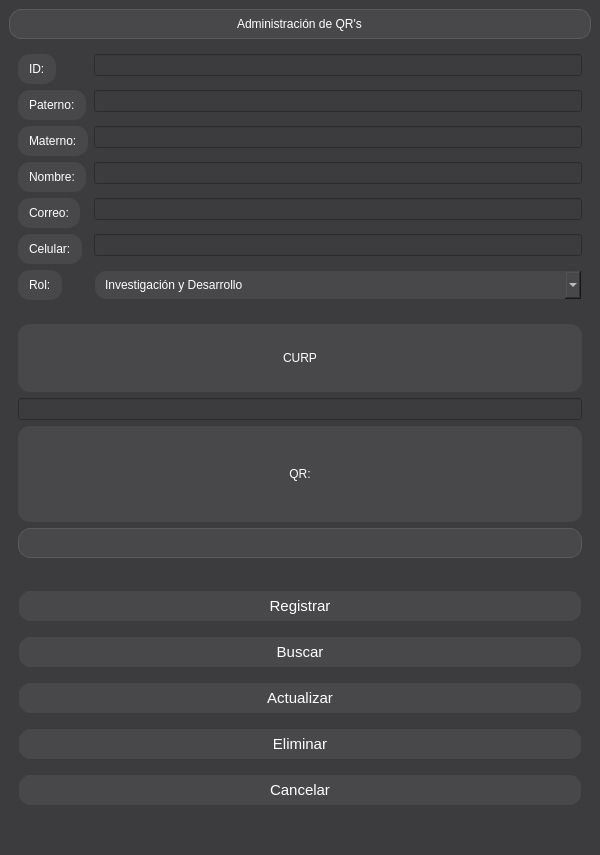
<?xml version="1.0" encoding="UTF-8"?>
<ui version="4.0">
 <class>MainWindow</class>
 <widget class="QMainWindow" name="MainWindow">
  <property name="geometry">
   <rect>
    <x>0</x>
    <y>0</y>
    <width>600</width>
    <height>855</height>
   </rect>
  </property>
  <property name="minimumSize">
   <size>
    <width>600</width>
    <height>0</height>
   </size>
  </property>
  <property name="windowTitle">
   <string>MainWindow</string>
  </property>
  <property name="windowIcon">
   <iconset>
    <normaloff>../../../Volumes/ADATA HD720/Mis_Codigos_Python/LogoEmpleados.png</normaloff>../../../Volumes/ADATA HD720/Mis_Codigos_Python/LogoEmpleados.png</iconset>
  </property>
  <property name="styleSheet">
   <string notr="true">background-color: #3C3C3E;
    </string>
  </property>
  <widget class="QWidget" name="centralwidget">
   <layout class="QVBoxLayout" name="verticalLayout_2">
    <item>
     <widget class="QLineEdit" name="txtTitulo">
      <property name="enabled">
       <bool>false</bool>
      </property>
      <property name="styleSheet">
       <string notr="true">QLineEdit {
    background-color: #48484A;   
    color: #FFFFFF;              
    border: 1px solid #5A5A5C;  
    border-radius: 12px;          
    padding: 6px 10px;           
}
QLineEdit:hover {
    border: 1px solid #0A84FF;  
    background-color: #5A5A5C;  
}
</string>
      </property>
      <property name="text">
       <string>Administración de QR's</string>
      </property>
      <property name="alignment">
       <set>Qt::AlignCenter</set>
      </property>
     </widget>
    </item>
    <item>
     <widget class="QWidget" name="widget" native="true">
      <layout class="QHBoxLayout" name="horizontalLayout_2">
       <item>
        <layout class="QHBoxLayout" name="horizontalLayout">
         <item>
          <layout class="QFormLayout" name="formLayout">
           <item row="0" column="0">
            <widget class="QLabel" name="lbID">
             <property name="font">
              <font>
               <pointsize>-1</pointsize>
               <weight>50</weight>
               <bold>false</bold>
              </font>
             </property>
             <property name="styleSheet">
              <string notr="true">QLabel {
    background-color: #48484A;   /* gris oscuro estilo macOS */
    color: #FFFFFF;              /* texto blanco para buen contraste */
    font-weight: 400;
    font-size: 12px;
    border: none; 
    border-radius: 12px;
    padding: 8px;
}
</string>
             </property>
             <property name="text">
              <string>ID:</string>
             </property>
            </widget>
           </item>
           <item row="0" column="1">
            <widget class="QLineEdit" name="txtID">
             <property name="styleSheet">
              <string notr="true">QLineEdit {
    background-color: #48484A;   
    color: #FFFFFF;              
    border: 1px solid #5A5A5C;  
    border-radius: 12px;          
    padding: 6px 10px;           
}
QLineEdit:hover {
    border: 1px solid #0A84FF;  
    background-color: #5A5A5C;  
}
&quot;&quot;&quot;


</string>
             </property>
             <property name="maxLength">
              <number>4</number>
             </property>
            </widget>
           </item>
           <item row="1" column="0">
            <widget class="QLabel" name="lbPaterno">
             <property name="font">
              <font>
               <pointsize>-1</pointsize>
               <weight>50</weight>
               <bold>false</bold>
              </font>
             </property>
             <property name="styleSheet">
              <string notr="true">QLabel {
    background-color: #48484A;   /* gris oscuro estilo macOS */
    color: #FFFFFF;              /* texto blanco para buen contraste */
    font-weight: 400;
    font-size: 12px;
    border: none; 
    border-radius: 12px;
    padding: 8px;
}</string>
             </property>
             <property name="text">
              <string>Paterno:</string>
             </property>
            </widget>
           </item>
           <item row="1" column="1">
            <widget class="QLineEdit" name="txtPaterno">
             <property name="styleSheet">
              <string notr="true">QLineEdit {
    background-color: #48484A;   
    color: #FFFFFF;              
    border: 1px solid #5A5A5C;  
    border-radius: 12px;          
    padding: 6px 10px;           
}
QLineEdit:hover {
    border: 1px solid #0A84FF;  
    background-color: #5A5A5C;  
}
&quot;&quot;&quot;

</string>
             </property>
            </widget>
           </item>
           <item row="2" column="0">
            <widget class="QLabel" name="lbMaterno">
             <property name="font">
              <font>
               <pointsize>-1</pointsize>
               <weight>50</weight>
               <bold>false</bold>
              </font>
             </property>
             <property name="styleSheet">
              <string notr="true">QLabel {
    background-color: #48484A;   /* gris oscuro estilo macOS */
    color: #FFFFFF;              /* texto blanco para buen contraste */
    font-weight: 400;
    font-size: 12px;
    border: none; 
    border-radius: 12px;
    padding: 8px;
}</string>
             </property>
             <property name="text">
              <string>Materno:</string>
             </property>
            </widget>
           </item>
           <item row="2" column="1">
            <widget class="QLineEdit" name="txtMaterno">
             <property name="styleSheet">
              <string notr="true">QLineEdit {
    background-color: #48484A;   
    color: #FFFFFF;              
    border: 1px solid #5A5A5C;  
    border-radius: 12px;          
    padding: 6px 10px;           
}
QLineEdit:hover {
    border: 1px solid #0A84FF;  
    background-color: #5A5A5C;  
}
&quot;&quot;&quot;

</string>
             </property>
            </widget>
           </item>
           <item row="3" column="0">
            <widget class="QLabel" name="lbNombre">
             <property name="font">
              <font>
               <pointsize>-1</pointsize>
               <weight>50</weight>
               <bold>false</bold>
              </font>
             </property>
             <property name="styleSheet">
              <string notr="true">QLabel {
    background-color: #48484A;   /* gris oscuro estilo macOS */
    color: #FFFFFF;              /* texto blanco para buen contraste */
    font-weight: 400;
    font-size: 12px;
    border: none; 
    border-radius: 12px;
    padding: 8px;
}</string>
             </property>
             <property name="text">
              <string>Nombre:</string>
             </property>
            </widget>
           </item>
           <item row="3" column="1">
            <widget class="QLineEdit" name="txtNombre">
             <property name="styleSheet">
              <string notr="true">QLineEdit {
    background-color: #48484A;   
    color: #FFFFFF;              
    border: 1px solid #5A5A5C;  
    border-radius: 12px;          
    padding: 6px 10px;           
}
QLineEdit:hover {
    border: 1px solid #0A84FF;  
    background-color: #5A5A5C;  
}
&quot;&quot;&quot;

</string>
             </property>
            </widget>
           </item>
           <item row="4" column="0">
            <widget class="QLabel" name="lbCorreo">
             <property name="font">
              <font>
               <pointsize>-1</pointsize>
               <weight>50</weight>
               <bold>false</bold>
              </font>
             </property>
             <property name="styleSheet">
              <string notr="true">QLabel {
    background-color: #48484A;   /* gris oscuro estilo macOS */
    color: #FFFFFF;              /* texto blanco para buen contraste */
    font-weight: 400;
    font-size: 12px;
    border: none; 
    border-radius: 12px;
    padding: 8px;
}</string>
             </property>
             <property name="text">
              <string>Correo:</string>
             </property>
            </widget>
           </item>
           <item row="4" column="1">
            <widget class="QLineEdit" name="txtCorreo">
             <property name="enabled">
              <bool>false</bool>
             </property>
             <property name="styleSheet">
              <string notr="true">QLineEdit {
    background-color: #48484A;   
    color: #FFFFFF;              
    border: 1px solid #5A5A5C;  
    border-radius: 12px;          
    padding: 6px 10px;           
}
QLineEdit:hover {
    border: 1px solid #0A84FF;  
    background-color: #5A5A5C;  
}
&quot;&quot;&quot;

</string>
             </property>
             <property name="maxLength">
              <number>50</number>
             </property>
            </widget>
           </item>
           <item row="6" column="0">
            <widget class="QLabel" name="lbRol">
             <property name="font">
              <font>
               <pointsize>-1</pointsize>
               <weight>50</weight>
               <bold>false</bold>
              </font>
             </property>
             <property name="styleSheet">
              <string notr="true">QLabel {
    background-color: #48484A;   /* gris oscuro estilo macOS */
    color: #FFFFFF;              /* texto blanco para buen contraste */
    font-weight: 400;
    font-size: 12px;
    border: none; 
    border-radius: 12px;
    padding: 8px;
}</string>
             </property>
             <property name="text">
              <string>Rol:</string>
             </property>
            </widget>
           </item>
           <item row="6" column="1">
            <widget class="QComboBox" name="cbRol">
             <property name="styleSheet">
              <string notr="true">QComboBox {
    background-color: #48484A;  /* gris oscuro estilo macOS */
    color: #FFFFFF;              /* texto blanco para contraste */
    border: 1px solid #3A3A3C;  
    border-radius: 12px;          
    padding: 6px 10px;           
}

QComboBox:hover {
    border: 1px solid #0A84FF;  
    background-color: #5C5C5E;  /* ligeramente más claro al pasar el mouse */
}
</string>
             </property>
             <item>
              <property name="text">
               <string>Investigación y Desarrollo</string>
              </property>
             </item>
             <item>
              <property name="text">
               <string>Marketing / Ventas</string>
              </property>
             </item>
             <item>
              <property name="text">
               <string>Recursos Humanos (RR.HH)</string>
              </property>
             </item>
             <item>
              <property name="text">
               <string>Finanzas / Contabilidad</string>
              </property>
             </item>
             <item>
              <property name="text">
               <string>Operativo / Técnico</string>
              </property>
             </item>
             <item>
              <property name="text">
               <string>Administrativo</string>
              </property>
             </item>
             <item>
              <property name="text">
               <string>Directivo / Ejecutivo</string>
              </property>
             </item>
            </widget>
           </item>
           <item row="5" column="1">
            <widget class="QLineEdit" name="txtCelular">
             <property name="styleSheet">
              <string notr="true">QLineEdit {
    background-color: #48484A;   
    color: #FFFFFF;              
    border: 1px solid #5A5A5C;  
    border-radius: 12px;          
    padding: 6px 10px;           
}
QLineEdit:hover {
    border: 1px solid #0A84FF;  
    background-color: #5A5A5C;  
}
&quot;&quot;&quot;

</string>
             </property>
            </widget>
           </item>
           <item row="5" column="0">
            <widget class="QLabel" name="lbCelular">
             <property name="styleSheet">
              <string notr="true">QLabel {
    background-color: #48484A;   /* gris oscuro estilo macOS */
    color: #FFFFFF;              /* texto blanco para buen contraste */
    font-weight: 400;
    font-size: 12px;
    border: none; 
    border-radius: 12px;
    padding: 8px;
}</string>
             </property>
             <property name="text">
              <string>Celular:</string>
             </property>
            </widget>
           </item>
          </layout>
         </item>
        </layout>
       </item>
      </layout>
     </widget>
    </item>
    <item>
     <widget class="QWidget" name="widget_2" native="true">
      <layout class="QVBoxLayout" name="verticalLayout_4">
       <item>
        <layout class="QVBoxLayout" name="verticalLayout_3">
         <item>
          <widget class="QLabel" name="lbCurp">
           <property name="styleSheet">
            <string notr="true">QLabel {
    background-color: #48484A;   /* gris oscuro estilo macOS */
    color: #FFFFFF;              /* texto blanco para buen contraste */
    font-weight: 400;
    font-size: 12px;
    border: none; 
    border-radius: 12px;
    padding: 8px;
}
</string>
           </property>
           <property name="text">
            <string>CURP</string>
           </property>
           <property name="alignment">
            <set>Qt::AlignCenter</set>
           </property>
          </widget>
         </item>
         <item>
          <widget class="QLineEdit" name="txtCURP">
           <property name="styleSheet">
            <string notr="true">QLineEdit {
    background-color: #48484A;   
    color: #FFFFFF;              
    border: 1px solid #5A5A5C;  
    border-radius: 12px;          
    padding: 6px 10px;           
}
QLineEdit:hover {
    border: 1px solid #0A84FF;  
    background-color: #5A5A5C;  
}
&quot;&quot;&quot;


</string>
           </property>
          </widget>
         </item>
        </layout>
       </item>
       <item>
        <widget class="QLabel" name="lbQR">
         <property name="styleSheet">
          <string notr="true">QLabel {
    background-color: #48484A;   /* gris oscuro estilo macOS */
    color: #FFFFFF;              /* texto blanco para buen contraste */
    font-weight: 400;
    font-size: 12px;
    border: none; 
    border-radius: 12px;
    padding: 8px;
}</string>
         </property>
         <property name="text">
          <string>QR:</string>
         </property>
         <property name="alignment">
          <set>Qt::AlignCenter</set>
         </property>
        </widget>
       </item>
       <item>
        <widget class="QLineEdit" name="txtQR">
         <property name="styleSheet">
          <string notr="true">QLineEdit {
    background-color: #48484A;   
    color: #FFFFFF;              
    border: 1px solid #5A5A5C;  
    border-radius: 12px;          
    padding: 6px 10px;           
}
QLineEdit:hover {
    border: 1px solid #0A84FF;  
    background-color: #5A5A5C;  
}
</string>
         </property>
        </widget>
       </item>
      </layout>
     </widget>
    </item>
    <item>
     <widget class="QWidget" name="widget_3" native="true">
      <layout class="QHBoxLayout" name="horizontalLayout_6">
       <item>
        <layout class="QVBoxLayout" name="verticalLayout">
         <item>
          <widget class="QPushButton" name="btnRegistrar">
           <property name="styleSheet">
            <string notr="true">QPushButton {
    background-color: #48484A;  /* gris oscuro estilo macOS */
    color: #FFFFFF;              /* texto blanco */
    font-size: 15px;
    font-weight: 400;
    border: 1px solid #3A3A3C;
    border-radius: 12px;
    padding: 6px 12px;           /* un poco de padding para botones pequeños */
}

QPushButton:hover {
    border: 1px solid #0A84FF;  
    background-color: #5C5C5E;   /* gris un poco más claro al pasar mouse */
}

QPushButton:pressed {
    background-color: #3A3A3C;   /* gris más oscuro al presionar */
}</string>
           </property>
           <property name="text">
            <string>Registrar</string>
           </property>
          </widget>
         </item>
         <item>
          <widget class="QPushButton" name="btnBuscar">
           <property name="styleSheet">
            <string notr="true">QPushButton {
    background-color: #48484A;  /* gris oscuro estilo macOS */
    color: #FFFFFF;              /* texto blanco */
    font-size: 15px;
    font-weight: 400;
    border: 1px solid #3A3A3C;
    border-radius: 12px;
    padding: 6px 12px;           /* un poco de padding para botones pequeños */
}

QPushButton:hover {
    border: 1px solid #0A84FF;  
    background-color: #5C5C5E;   /* gris un poco más claro al pasar mouse */
}

QPushButton:pressed {
    background-color: #3A3A3C;   /* gris más oscuro al presionar */
}</string>
           </property>
           <property name="text">
            <string>Buscar</string>
           </property>
          </widget>
         </item>
         <item>
          <widget class="QPushButton" name="btnActualizar">
           <property name="styleSheet">
            <string notr="true">QPushButton {
    background-color: #48484A;  /* gris oscuro estilo macOS */
    color: #FFFFFF;              /* texto blanco */
    font-size: 15px;
    font-weight: 400;
    border: 1px solid #3A3A3C;
    border-radius: 12px;
    padding: 6px 12px;           /* un poco de padding para botones pequeños */
}

QPushButton:hover {
    border: 1px solid #0A84FF;  
    background-color: #5C5C5E;   /* gris un poco más claro al pasar mouse */
}

QPushButton:pressed {
    background-color: #3A3A3C;   /* gris más oscuro al presionar */
}</string>
           </property>
           <property name="text">
            <string>Actualizar</string>
           </property>
          </widget>
         </item>
         <item>
          <widget class="QPushButton" name="btnEliminar">
           <property name="styleSheet">
            <string notr="true">QPushButton {
    background-color: #48484A;  /* gris oscuro estilo macOS */
    color: #FFFFFF;              /* texto blanco */
    font-size: 15px;
    font-weight: 400;
    border: 1px solid #3A3A3C;
    border-radius: 12px;
    padding: 6px 12px;           /* un poco de padding para botones pequeños */
}

QPushButton:hover {
    border: 1px solid #0A84FF;  
    background-color: #5C5C5E;   /* gris un poco más claro al pasar mouse */
}

QPushButton:pressed {
    background-color: #3A3A3C;   /* gris más oscuro al presionar */
}</string>
           </property>
           <property name="text">
            <string>Eliminar</string>
           </property>
          </widget>
         </item>
         <item>
          <widget class="QPushButton" name="btnCancelar">
           <property name="styleSheet">
            <string notr="true">QPushButton {
    background-color: #48484A;  /* gris oscuro estilo macOS */
    color: #FFFFFF;              /* texto blanco */
    font-size: 15px;
    font-weight: 400;
    border: 1px solid #3A3A3C;
    border-radius: 12px;
    padding: 6px 12px;           /* un poco de padding para botones pequeños */
}

QPushButton:hover {
    border: 1px solid #0A84FF;  
    background-color: #5C5C5E;   /* gris un poco más claro al pasar mouse */
}

QPushButton:pressed {
    background-color: #3A3A3C;   /* gris más oscuro al presionar */
}</string>
           </property>
           <property name="text">
            <string>Cancelar</string>
           </property>
          </widget>
         </item>
        </layout>
       </item>
      </layout>
     </widget>
    </item>
   </layout>
  </widget>
  <widget class="QMenuBar" name="menubar">
   <property name="geometry">
    <rect>
     <x>0</x>
     <y>0</y>
     <width>600</width>
     <height>22</height>
    </rect>
   </property>
  </widget>
  <widget class="QStatusBar" name="statusbar"/>
 </widget>
 <resources/>
 <connections/>
</ui>
